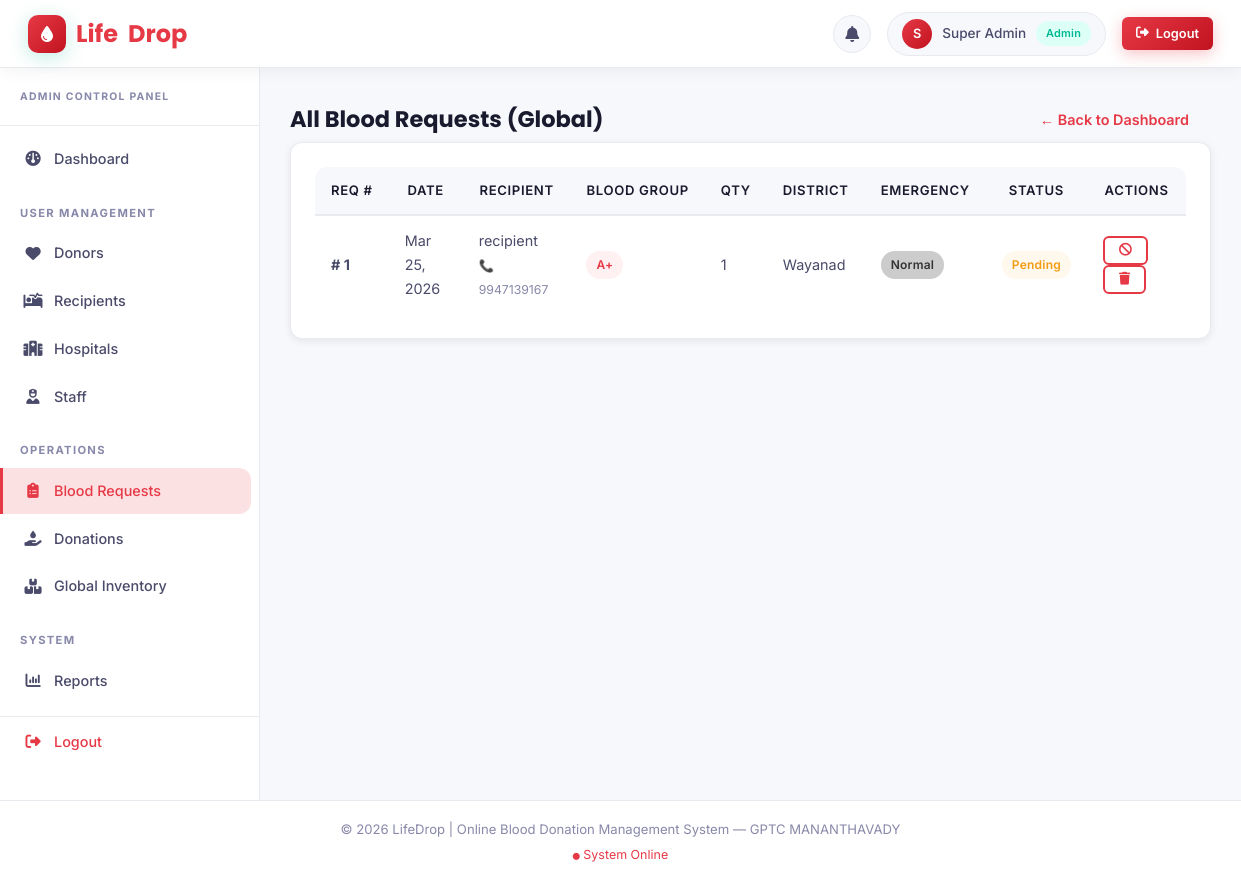
The page /admin/all_requests.php (signed in) on the database its author committed.
### tables this page shows
CREATE TABLE `blood_request` (
  `Request_ID` int(11) NOT NULL,
  `Recipient_ID` int(11) NOT NULL,
  `Blood_Group` varchar(5) NOT NULL,
  `Quantity` int(11) NOT NULL DEFAULT 1,
  `District` varchar(50) DEFAULT NULL,
  `Emergency_Status` enum('Yes','No') DEFAULT 'No',
  `Request_Date` timestamp NOT NULL DEFAULT current_timestamp(),
  `Status` enum('Pending','Matched','Fulfilled','Cancelled') DEFAULT 'Pending'
);

CREATE TABLE `recipient` (
  `Recipient_ID` int(11) NOT NULL,
  `Name` varchar(100) NOT NULL,
  `Blood_Group` varchar(5) NOT NULL,
  `Phone` varchar(20) DEFAULT NULL,
  `Email` varchar(100) NOT NULL,
  `District` varchar(50) DEFAULT NULL,
  `Emergency_Flag` enum('Yes','No') DEFAULT 'No',
  `Password` varchar(255) NOT NULL,
  `Status` enum('Pending','Approved','Rejected') DEFAULT 'Pending',
  `Created_At` timestamp NOT NULL DEFAULT current_timestamp()
);

### admin/all_requests.php (the view, shortened to what this page needs)
<?php
require_once dirname(__DIR__) . '/includes/header.php';
try {
    $stmt = $pdo->query("
        SELECT r.Request_ID, r.Blood_Group, r.Quantity, r.District, r.Emergency_Status, r.Request_Date, r.Status,
               rec.Name AS RecipientName, rec.Phone AS RecipientPhone
        FROM BLOOD_REQUEST r
        JOIN RECIPIENT rec ON r.Recipient_ID = rec.Recipient_ID
        ORDER BY r.Request_Date DESC
    ");
    $requests = $stmt->fetchAll();
} catch (PDOException $e) {
    die("Database Error: A system error occurred. Please try again later.");
}
?>
<div style="display: flex; justify-content: space-between; align-items: center;">
    <h2>All Blood Requests (Global)</h2>
    <a href="dashboard.php" class="btn">&larr; Back to Dashboard</a>
</div>
<div class="card">
    <div class="table-responsive">
        <table class="table">
            <thead>
                <tr>
                    <th>Req #</th>
                    <th>Date</th>
                    <th>Recipient</th>
                    <th>Blood Group</th>
                    <th>Qty</th>
                    <th>District</th>
                    <th>Emergency</th>
                    <th>Status</th>
                    <th>Actions</th>
                </tr>
            </thead>
            <tbody>
                <?php if (count($requests) > 0): ?>
                    <?php foreach ($requests as $req): ?>
                        <tr style="<?php echo ($req['Emergency_Status'] == 'Critical') ? 'background:#fff1f0;' : ''; ?>">
                            <td><strong>#
                                    <?php echo $req['Request_ID']; ?>
                                </strong></td>
                            <td>
                                <?php echo date('M d, Y', strtotime($req['Request_Date'])); ?>
                            </td>
                            <td>
                                <?php echo htmlspecialchars($req['RecipientName']); ?><br>
                                <span style="font-size: 0.85em; color: var(--text-muted);">📞
                                    <?php echo htmlspecialchars($req['RecipientPhone']); ?>
                                </span>
                            </td>
                            <td><span class="badge badge-danger">
                                    <?php echo htmlspecialchars($req['Blood_Group']); ?>
                                </span></td>
                            <td>
                                <?php echo $req['Quantity']; ?>
                            </td>
                            <td>
                                <?php echo htmlspecialchars($req['District']); ?>
                            </td>
                            <td>
                                <?php if ($req['Emergency_Status'] === 'Critical'): ?>
                                    <span class="badge" style="background:red; color:white;">CRITICAL</span>
                                <?php else: ?>
                                    <span class="badge" style="background:#ccc; color:#333;">Normal</span>
                                <?php endif; ?>
                            </td>
                            <td>
                                <?php if ($req['Status'] === 'Fulfilled'): ?>
                                    <span class="badge badge-success">Fulfilled</span>
                                <?php elseif (in_array($req['Status'], ['Matched', 'Pending'])): ?>
                                    <span class="badge badge-pending">
                                        <?php echo htmlspecialchars($req['Status']); ?>
                                    </span>
                                <?php else: ?>
                                    <span class="badge" style="background:#999; color:white;">
                                        <?php echo htmlspecialchars($req['Status']); ?>
                                    </span>
                                <?php endif; ?>
                            </td>
                            <td>
                                <form method="POST" style="display:inline-block; margin:0;"
                                    onsubmit="return confirm('Are you sure?');">
                                    <?php if (in_array($req['Status'], ['Pending', 'Matched'])): ?>
                                        <button type="submit" name="cancel_req" class="btn btn-outline btn-sm"
                                            title="Cancel Request"><i class="fa-solid fa-ban"></i></button>
                                    <?php endif; ?>
                                    <button type="submit" name="del_req" class="btn btn-outline btn-sm"
                                        style="color:var(--accent-red);border-color:var(--accent-red);" title="Delete Record"><i
                                            class="fa-solid fa-trash"></i></button>
                                </form>
                            </td>
                        </tr>
                    <?php endforeach; ?>
                <?php endif; ?>
            </tbody>
        </table>
    </div>
</div>
<?php require_once dirname(__DIR__) . '/includes/footer.php'; ?>

### assets/css/style.css (style rules this page uses)
:root { --primary: #e63946; --primary-dark: #c1121f; --primary-light: #fff0f1; --primary-glow: rgba(230, 57, 70, 0.15); --accent-red: #e63946; --accent-red-dark: #c1121f; --accent-red-light: #fff0f1; --text-dark: #1a1a2e; --text-body: #4a4a6a; --text-muted: #8888aa; --bg-page: #f7f8fc; --bg-card: #ffffff; --border: #e8eaf0; --success: #00b894; --warning: #f39c12; --danger: #e63946; --info: #0984e3; --shadow-xs: 0 1px 3px rgba(0, 0, 0, 0.06); --shadow-sm: 0 2px 8px rgba(0, 0, 0, 0.08); --shadow-md: 0 4px 20px rgba(0, 0, 0, 0.10); --shadow-lg: 0 8px 40px rgba(0, 0, 0, 0.12); --shadow-primary: 0 4px 20px rgba(0, 184, 148, 0.25); --sidebar-w: 260px; --topbar-h: 68px; --radius-sm: 6px; --radius-md: 12px; --radius-lg: 20px; --radius-xl: 30px; --transition: all 0.25s cubic-bezier(0.4, 0, 0.2, 1); }
*, *::before, *::after { margin: 0; padding: 0; box-sizing: border-box; }
html { scroll-behavior: smooth; }
body { font-family: 'Inter', 'Segoe UI', sans-serif; background-color: var(--bg-page); color: var(--text-body); line-height: 1.65; font-size: 15px; }
h1, h2, h3, h4, h5 { font-family: 'Poppins', sans-serif; color: var(--text-dark); line-height: 1.3; }
a { color: var(--primary); text-decoration: none; transition: var(--transition); }
.btn { display: inline-flex; align-items: center; gap: 7px; padding: 10px 22px; font-family: 'Inter', sans-serif; font-size: 0.9rem; font-weight: 600; border: none; border-radius: var(--radius-md); cursor: pointer; text-decoration: none; transition: var(--transition); white-space: nowrap; }
.btn-outline { background: transparent; color: var(--primary); border: 2px solid var(--primary); }
.btn-sm { padding: 6px 14px; font-size: 0.8rem; border-radius: var(--radius-sm); }
.card { background: var(--bg-card); border-radius: var(--radius-md); border: 1px solid var(--border); padding: 24px; margin-bottom: 24px; box-shadow: var(--shadow-sm); transition: var(--transition); }
.table-responsive { overflow-x: auto; border-radius: var(--radius-md); }
.table { width: 100%; border-collapse: collapse; font-size: 0.9rem; }
.table th { background: var(--bg-page); color: var(--text-dark); font-weight: 600; font-size: 0.82rem; text-transform: uppercase; letter-spacing: 0.05em; padding: 13px 16px; border-bottom: 2px solid var(--border); white-space: nowrap; }
.table td { padding: 13px 16px; border-bottom: 1px solid var(--border); color: var(--text-body); vertical-align: middle; }
.table tbody tr:last-child td { border-bottom: none; }
.badge { display: inline-flex; align-items: center; gap: 4px; padding: 4px 10px; border-radius: var(--radius-xl); font-size: 0.75rem; font-weight: 600; letter-spacing: 0.02em; }
.badge-danger, .badge-rejected { background: var(--accent-red-light); color: var(--accent-red); }
.badge-pending, .badge-warning { background: #fff8ec; color: var(--warning); }

### rows shown on the page
blood_request: Request_ID "1", Request_Date "Mar 25, 2026", Recipient_ID.Name "recipient", Recipient_ID.Phone "9947139167", Blood_Group "A+", Quantity "1", District "Wayanad", Emergency_Status "Normal", Status "Pending"

### other values the page prints
substr($_SESSION['user_name'] ?? $_SESSION['role'], 0, 1) "S"
$_SESSION['user_name'] "Super Admin"
$_SESSION['role'] "Admin"
